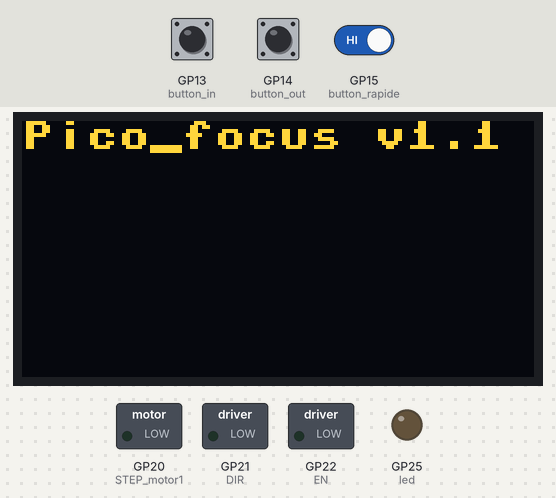
The program below on a simulated Raspberry Pi Pico running MicroPython. Parts: 128×64 one-colour display, switched loads named in the program (green lamp = pin HIGH), output pins drawn as LEDs (lit = HIGH). The test bench sets the inputs (shaded band); at power-on: GP13 (button_in) HIGH, GP14 (button_out) HIGH, GP15 (button_rapide) HIGH. The OLED is the two-colour kind (top 16 rows yellow); pins used as bus, display or sensor lines are not drawn; what the program prints to the serial console is not drawn.

Above: at 1.2 s.
1.3 s: GP13 (button_in) pulled LOW for 0.15 s
At 1.39 s:
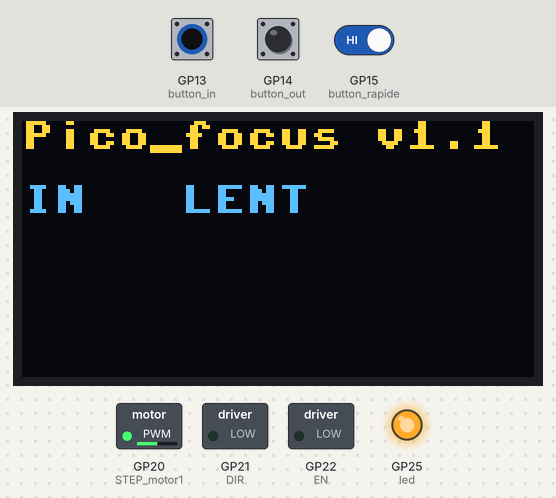
2.9 s: GP14 (button_out) pulled LOW for 0.15 s
At 3.04 s:
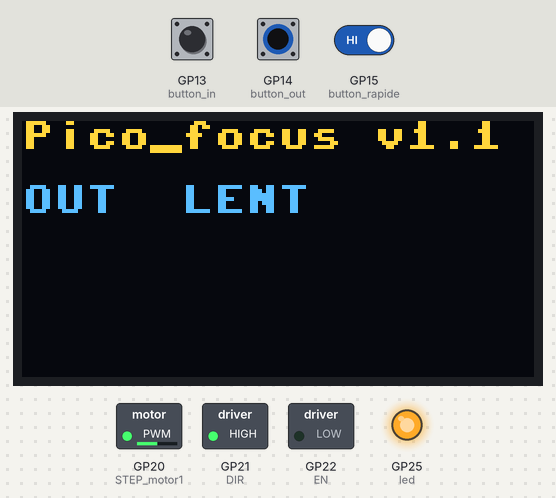
4.6 s: GP14 (button_out) pulled LOW for 3.2 s
At 9.0 s:
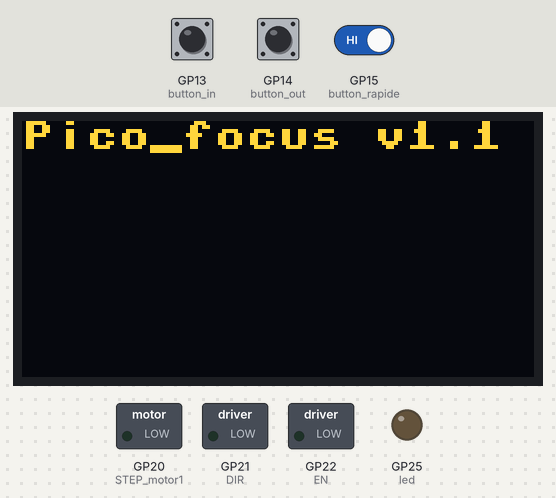
9.4 s: GP13 (button_in) pulled LOW for 3.2 s
At 9.9 s:
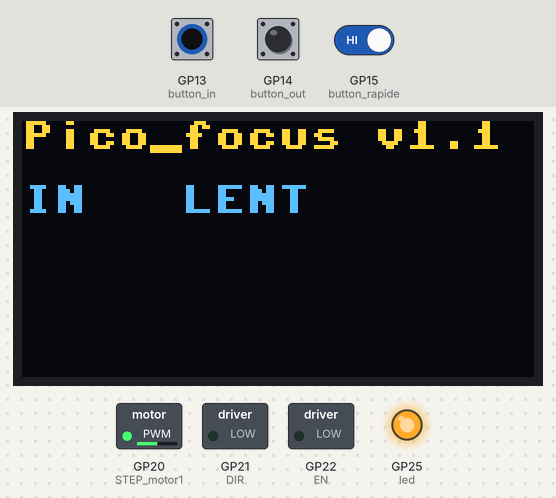
14.1 s: GP13 (button_in) driven LOW and GP15 (button_rapide) driven LOW
At 14.6 s:
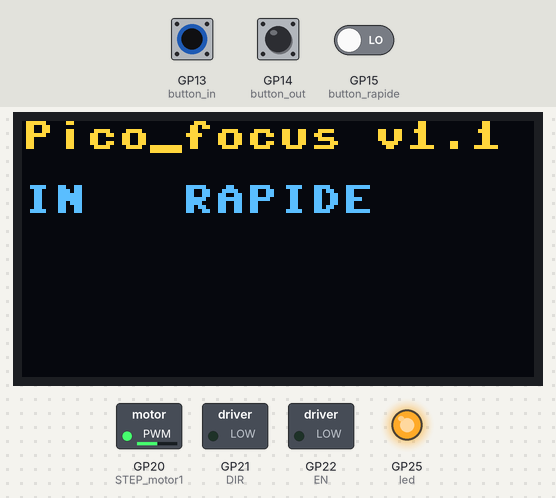
15.7 s: GP13 (button_in) driven HIGH and GP14 (button_out) driven LOW
At 16.4 s:
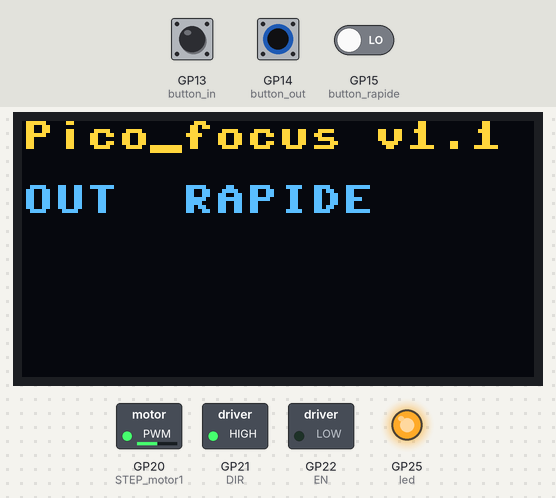
Timing chart, 0 to 18.7 s (numbered marks = the images above; inputs shaded):
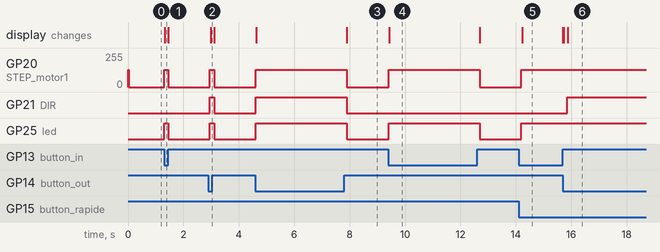

The program:

pico_focus1.1.py
```python
from machine import PWM ,Pin , I2C
from ssd1306 import SSD1306_I2C
import time

# V 1.0     Sur 4 caracteres
titre ="Pico_focus v"
version ="1.1"
#  version avec oled

#Declarations

#PWM
#		slice/channel		GPIO1	GPIO2
#			2A				20		4
#			2B				21		5
#			1A				18		2
#			1B				19		3
STEP_motor1 = PWM(20, freq=15, duty_u16=32768)  # create a PWM object on a pin # set duty to 50%# and set freq and duty
DIR = machine.Pin(21, machine.Pin.OUT)
EN = machine.Pin(22, machine.Pin.OUT)


#  microstep
#				MS1		MS2		MS3
#	full step	0		0		0
#	1/2			1		0		0
# 	1/4			0		1		0
#	1/8			1		1		0
#	1/16		1		1		1
MS1= machine.Pin(26, machine.Pin.OUT)
MS2= machine.Pin(27, machine.Pin.OUT)
MS3= machine.Pin(28, machine.Pin.OUT)

#oled
i2c=I2C(0,sda=Pin(0), scl=Pin(1), freq=400000)
oled = SSD1306_I2C(128, 64, i2c)

rap = 100
lent = 100


led = machine.Pin('LED', machine.Pin.OUT)   #builin led

button_in =  Pin(13, Pin.IN, Pin.PULL_UP)
button_out =  Pin(14, Pin.IN, Pin.PULL_UP)
button_rapide =  Pin(15, Pin.IN, Pin.PULL_UP)

#init
led.value(0)
DIR.value(0)
print(DIR.value())
print(button_in())
STEP_motor1.deinit()
MS1.value(0)

oled.text("Pico_focus v"+version,0,0)
oled.show()


while True:

    if button_in.value() == 0 :
        led.value(1)
        if button_rapide.value() == 0:
            MS1.value(0)
            MS2.value(0)
            MS3.value(0)
            STEP_motor1.init(freq=rap, duty_u16=32768)
            oled.fill(0)
            oled.text(titre+version,0,0)
            oled.text("IN   RAPIDE",0,16)
            oled.show()
        else :
            MS1.value(1)
            MS2.value(1)
            MS3.value(0)
            STEP_motor1.init(freq=lent, duty_u16=32768)
            oled.fill(0)
            oled.text(titre+version,0,0)
            oled.text("IN   LENT",0,16)
            oled.show()

    elif  button_out.value() == 0 :
        DIR.value(1)
        led.value(1)
        if button_rapide.value() == 0 :
            MS1.value(0)
            MS2.value(0)
            MS3.value(0)
            STEP_motor1.init(freq=rap, duty_u16=32768)
            oled.fill(0)
            oled.text(titre+version,0,0)
            oled.text("OUT  RAPIDE",0,16)
            oled.show()
        else :
            MS1.value(1)
            MS2.value(1)
            MS3.value(0)
            STEP_motor1.init(freq=lent, duty_u16=32768)
            oled.fill(0)
            oled.text(titre+version,0,0)
            oled.text("OUT  LENT",0,16)
            oled.show()

    else :
        DIR.value(0)
        EN.value(0)
        led.value(0)
        STEP_motor1.deinit()
        led.value(0)
        MS1.value(0)
        MS2.value(0)
        MS3.value(0)
    time.sleep(0.1)
    print(button_in())
    print(button_out())
    print(DIR.value())
    print(button_rapide.value())
    print("---" )
    print(MS1.value())
    print(MS2.value())
    print(MS3.value())
    print("***" )
    oled.fill(0)
    oled.text(titre+version,0,0)
    #oled.text("PRET",15,16)
    oled.show()

#pwm.deinit()
```

Measured:
- after the input at 1.3 s, GP20 (STEP_motor1): 0/255 → 128/255 at once, → 0/255 0.15 s later; GP25 (led): LOW → HIGH at once, → LOW 0.15 s later; the display: changes at once (image 1)
- after the input at 2.9 s, GP20 (STEP_motor1): 0/255 → 128/255 after 0.06 s, → 0/255 0.15 s later; GP21 (DIR), GP25 (led): LOW → HIGH after 0.06 s, → LOW 0.15 s later; the display: changes after 0.08 s (image 2)
- after the input at 4.6 s, GP20 (STEP_motor1): 0/255 → 128/255 at once, → 0/255 3.3 s later; GP21 (DIR), GP25 (led): LOW → HIGH at once, → LOW 3.3 s later; the display: first changes at once (image 3 shows a later state)
- after the input at 9.4 s, GP20 (STEP_motor1): 0/255 → 128/255 at once, → 0/255 3.3 s later; GP25 (led): LOW → HIGH at once, → LOW 3.3 s later; the display: changes at once (image 4)
- after the input at 14.1 s, GP20 (STEP_motor1): 0/255 → 128/255 after 0.10 s; GP25 (led): LOW → HIGH after 0.10 s; the display: changes after 0.13 s (image 5)
- after the input at 15.7 s, GP21 (DIR): LOW → HIGH after 0.15 s; the display: first changes at once (image 6 shows a later state)
